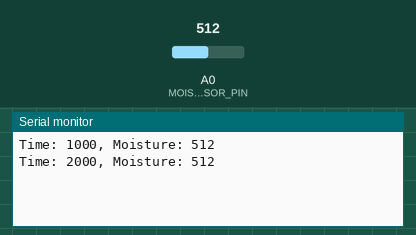
Simulated run of this sketch. Board: Arduino Uno, built with avr-gcc and run on an emulated ATmega328P. On the bench: the last lines printed to the serial monitor. Inputs (shaded band) come from the test bench; at power-on: A0 (MOISTURE_SENSOR_PIN) = 512.

Above: at 2.8 s.
2.9 s: A0 (MOISTURE_SENSOR_PIN) set to 716
At 3.8 s:
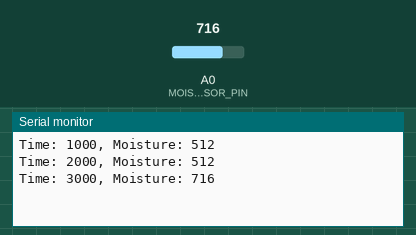
4.4 s: A0 (MOISTURE_SENSOR_PIN) set to 900
At 5.8 s:
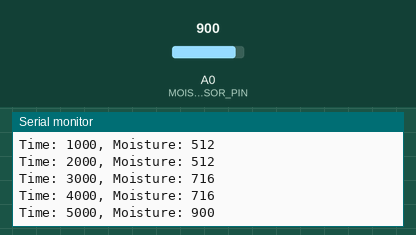
Timing chart, 0 to 7.4 s (numbered marks = the images above; inputs shaded):
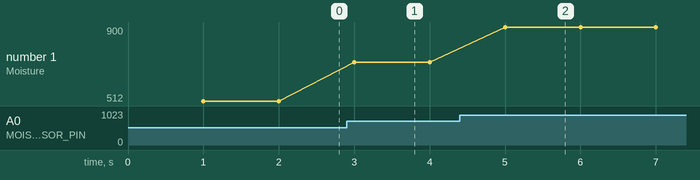

Measured:
- after the input at 2.9 s, the serial monitor: prints a new line after 0.10 s (image 1)
- after the input at 4.4 s, the serial monitor: prints a new line after 0.60 s (image 2)
- plotted number 1: 512 → 716 after the input at 2.9 s, 716 → 900 after the input at 4.4 s

The sketch:

PlantSystem.ino
```cpp
/*
    Name:       PlantSystem.ino
    Created:	18/03/2024 18:10:09
    Author:     MOV\Storm
*/
#include "Constants.h"
#include "Sensors.h"
#include "Actuators.h"

// TODO: Make Functions take Parameter previous millis and refactor out of global

void setup()
{

	Serial.begin(9600);

	Globals::PREVIOUSMILLIS = 0;
	initSensors();
}

void loop()
{
	readAndProcessSensors();
}
```

Actuators.cpp
```cpp
#include "Actuators.h"
```

Actuators.h
```cpp
// Actuators.h

#ifndef _ACTUATORS_h
#define _ACTUATORS_h

#if defined(ARDUINO) && ARDUINO >= 100
	#include "arduino.h"
#else
	#include "WProgram.h"
#endif

#endif
```

Constants.h
```cpp
#ifndef CONSTANTS_H
#define CONSTANTS_H

#if defined(ARDUINO) && ARDUINO >= 100
	#include "arduino.h"
#else
	#include "WProgram.h"
#endif

namespace Sensors
{
	constexpr int MOISTURE_SENSOR_PIN = A0;
	constexpr int WATER_LEVEL_SENSOR_PIN = A1;
	constexpr int TEMPERATURE_SENSOR_PIN = A3;

}

namespace Actuators
{

}

namespace Globals
{
	unsigned long PREVIOUSMILLIS;
    constexpr long INTERVAL = 1000;
	constexpr float MOISTURE_THRESHOLD = 0.3f;
}

#endif // CONSTANTS_H
```

Sensors.cpp
```cpp
#include "Sensors.h"

void initSensors()
{
	pinMode(Sensors::MOISTURE_SENSOR_PIN, INPUT);

}

int readMoistureLevel()
{
	const int moistureValue = analogRead(Sensors::MOISTURE_SENSOR_PIN);

	return moistureValue;
}

void readAndProcessSensors()
{
    if (millis() - Globals::PREVIOUSMILLIS >= Globals::INTERVAL)
    {
        Globals::PREVIOUSMILLIS = millis();
        const int moistureLevel = readMoistureLevel();
        processMoistureData(moistureLevel);
    }
}

void printDataToSerial(const int moistureLevel)
{
    char output[50];
    const int len = sprintf(output, "Time: %lu, Moisture: %d", millis(), moistureLevel);

    if (len > 0 && Serial.availableForWrite())
    {
        Serial.println(output);
    }
}

void processMoistureData(int moistureLevel)
{
    printDataToSerial(moistureLevel);
}
```

Sensors.h
```cpp
// Sensors.h

#ifndef SENSORS_h
#define SENSORS_h
#include "Constants.h"

#if defined(ARDUINO) && ARDUINO >= 100
	#include "arduino.h"
#else
	#include "WProgram.h"
#endif


void initSensors();
int readMoistureLevel();
void readAndProcessSensors();
void printDataToSerial(int moistureLevel);
void processMoistureData(int moistureLevel);

#endif
```
